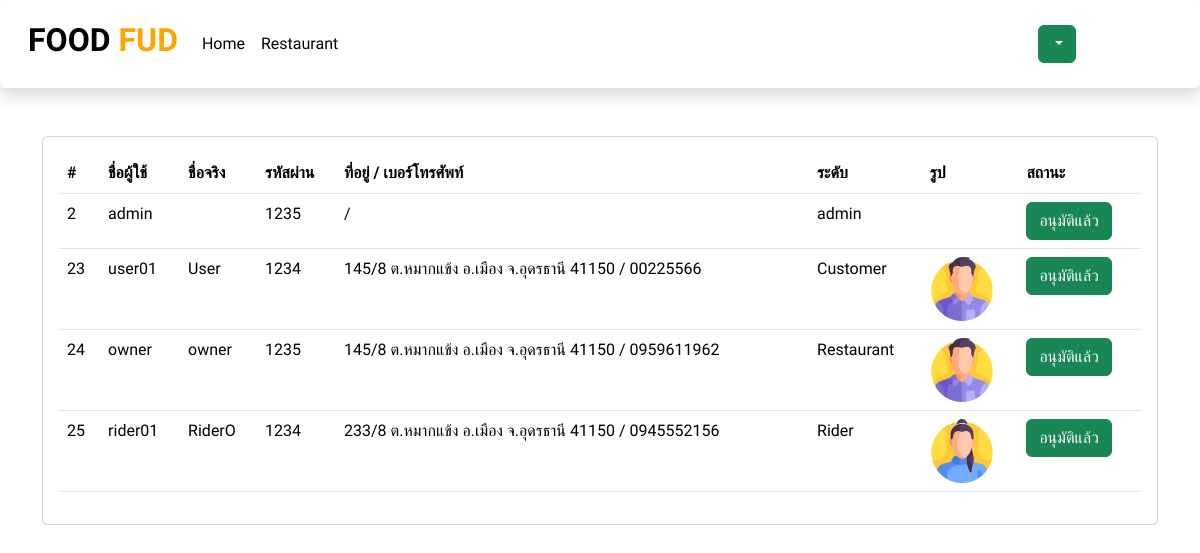
/Admin.php, run on the app's committed database.
### tables this page shows
CREATE TABLE `users` (
  `UserID` int(11) NOT NULL,
  `UserName` varchar(255) DEFAULT NULL,
  `UserPassword` tinytext DEFAULT NULL,
  `UserRealName` varchar(255) DEFAULT NULL,
  `UserAddress` varchar(255) DEFAULT NULL,
  `UserPhone` varchar(255) DEFAULT NULL,
  `UserRole` varchar(255) DEFAULT NULL,
  `UserStatus` int(11) DEFAULT NULL,
  `UserImg` text DEFAULT NULL
);

### Admin.php (the view, shortened to what this page needs)
<?php
    include './Assets/header.php';
    include './Assets/admin-nav.php';
    require './db.php';
?>
<div class="container">
    <div class="card card-body">
        <table class="
        table
        "
        >
    <thead>
        <th>#</th>
        <th>ชื่อผู้ใช้</th>
        <th>ชื่อจริง</th>
        <th>รหัสผ่าน</th>
        <th>ที่อยู่ / เบอร์โทรศัพท์</th>
        <th>ระดับ</th>
        <th>รูป</th>
        <th>สถานะ</th>
    </thead>
    <tbody>
        <?php
        $resp = $db->query("SELECT * FROM users");
        while($row = mysqli_fetch_assoc($resp)):
        ?>
        <tr>
            <td><?=$row['UserID']?></td>
            <td><?=$row['UserName']?></td>
            <td><?=$row['UserRealName']?></td>
            <td><?=$row['UserPassword']?></td>
            <td><?=$row['UserAddress']." / ".$row['UserPhone']?></td>
            <td><?=$row['UserRole']?></td>
            <td><img src="./Image/<?=$row['UserImg']?>" alt="" width="64"></td>
            <td>
                <form action="App/UpdateStatus.php" method="post">
                    <?php
                    if($row['UserStatus'] == 1){
                        echo '<button type="submit" class="btn btn-success">อนุมัติแล้ว</button>';
                    }
                    ?>
                </form>
            </td>
        </tr>
        <?php endwhile; ?>
    </tbody>
        </table>
    </div>
</div>

### Assets/header.php (style rules this page uses)
* { font-family: 'Prompt', sans-serif; }

### data on the page
users: UserID "2", UserName "admin", UserPassword "1235", UserRole "admin", UserStatus "อนุมัติแล้ว"
users: UserID "23", UserName "user01", UserRealName "User", UserPassword "1234", UserAddress "145/8 ต.หมากแข้ง อ.เมือง จ.อุดรธานี 41150", UserPhone "00225566", UserRole "Customer", UserImg (picture), UserStatus "อนุมัติแล้ว"
users: UserID "24", UserName "owner", UserRealName "owner", UserPassword "1235", UserAddress "145/8 ต.หมากแข้ง อ.เมือง จ.อุดรธานี 41150", UserPhone "0959611962", UserRole "Restaurant", UserImg (picture), UserStatus "อนุมัติแล้ว"
users: UserID "25", UserName "rider01", UserRealName "RiderO", UserPassword "1234", UserAddress "233/8 ต.หมากแข้ง อ.เมือง จ.อุดรธานี 41150", UserPhone "0945552156", UserRole "Rider", UserImg (picture), UserStatus "อนุมัติแล้ว"
